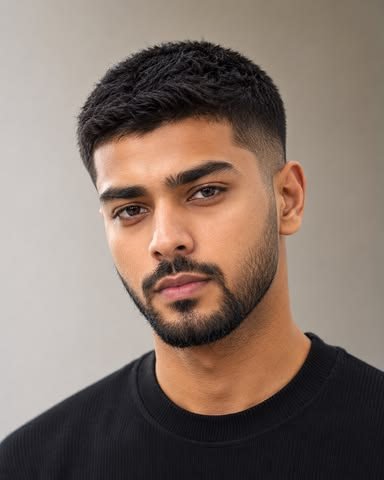
#> input picture sample.jpeg, 384 x 480 px, given in place of sample.jpg, which was not available
$ jupyter execute Object_Detection_Classroom_Code.ipynb   (shell and % lines are left out)   (text cells are left out)
#> lines starting #> are read from the running program, lines starting #| are printed output that depends on the picture; after the words box and inside, x2 and y2 are one past the last pixel; in counts of white or black regions, pixels touching at a corner belong together; long printed decimals are rounded; pictures that were not available may be replaced by others from this repository, and a replacement may not be noted
[cell 1]
import cv2
import numpy as np
import matplotlib.pyplot as plt
from pathlib import Path

print("OpenCV version:", cv2.__version__)

[cell 2]
IMAGE_PATH = "sample.jpg"  # Change to your image file

image = cv2.imread(IMAGE_PATH)
#> image is the input picture: shape (480, 384, 3); mean B, G, R 106, 116.3, 133.8
if image is None:
    raise FileNotFoundError(
        f"Could not load {IMAGE_PATH}. Put the image beside the notebook or update IMAGE_PATH."
    )

rgb = cv2.cvtColor(image, cv2.COLOR_BGR2RGB)
plt.figure(figsize=(10, 6))
plt.imshow(rgb)
plt.title("Input image")
plt.axis("off")
plt.show()

[cell 3]
def draw_box(image_bgr, box, label="object", color=(0, 255, 0)):
    x1, y1, x2, y2 = map(int, box)
    output = image_bgr.copy()
    cv2.rectangle(output, (x1, y1), (x2, y2), color, 2)
    cv2.putText(
        output, label, (x1, max(25, y1 - 8)),
        cv2.FONT_HERSHEY_SIMPLEX, 0.7, color, 2
    )
    return output

h, w = image.shape[:2]
#> h = 480; w = 384
example_box = (int(w * 0.15), int(h * 0.15), int(w * 0.70), int(h * 0.75))
#> example_box = (57, 72, 268, 360)
boxed = draw_box(image, example_box, "example box")
#> in draw_box, `cv2.putText( output, label, (x1, max(25, y1 - 8)), cv2.FONT_HERSHEY_SI..`:
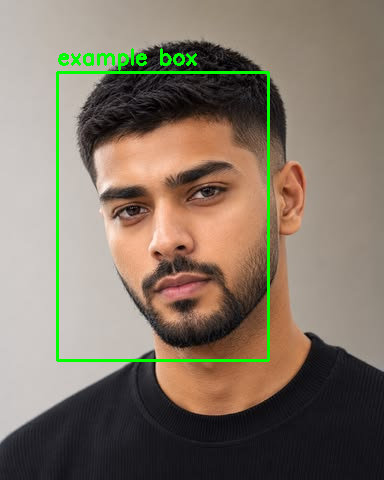
#> output: shape (480, 384, 3); mean B, G, R 103.7, 119.2, 130.9
plt.figure(figsize=(10, 6))
plt.imshow(cv2.cvtColor(boxed, cv2.COLOR_BGR2RGB))
plt.axis("off")
plt.show()

[cell 4]
def box_to_normalized(box, image_width, image_height):
    x1, y1, x2, y2 = box
    return (
        x1 / image_width,
        y1 / image_height,
        x2 / image_width,
        y2 / image_height,
    )

print("Pixel box:", example_box)
#| Pixel box: (57, 72, 268, 360)
print("Normalized box:", box_to_normalized(example_box, w, h))
#| Normalized box: (0.1484, 0.15, 0.6979, 0.75)

[cell 5]
gray = cv2.cvtColor(image, cv2.COLOR_BGR2GRAY)
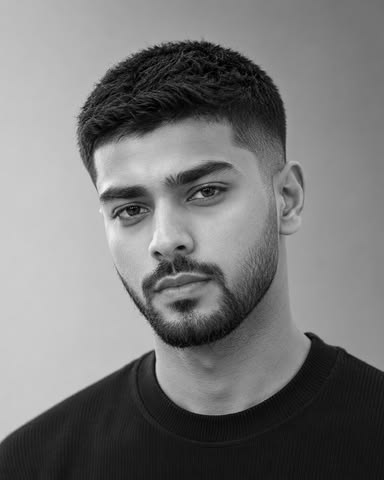
#> gray: shape (480, 384); min 0, max 247, mean 120.4
plt.figure(figsize=(10, 5))
plt.imshow(gray, cmap="gray")
plt.title("Grayscale image")
plt.axis("off")
plt.show()

[cell 6]
corners = cv2.goodFeaturesToTrack(
    gray,
    maxCorners=150,
    qualityLevel=0.01,
    minDistance=8
)
#> corners = 150 rows, first 8: [304, 333], [117, 217], [199, 192], [155, 46], [125, 210], [153, 351], [82, 108], [218, 46]

corner_vis = image.copy()
if corners is not None:
    corners = corners.astype(np.int32)
#> corners = contour of 150 points, box (x1, y1, x2, y2) (78, 41, 383, 397), area 21731
    for corner in corners:
        x, y = corner.ravel()
        cv2.circle(corner_vis, (x, y), 4, (0, 0, 255), -1)
#> this loop made 150 passes
#> (x, y) on passes 1 to 12: (304, 333), (117, 217), (199, 192), (155, 46), (125, 210), (153, 351), (82, 108), (218, 46), (147, 49), (141, 209), (100, 82), (229, 49)
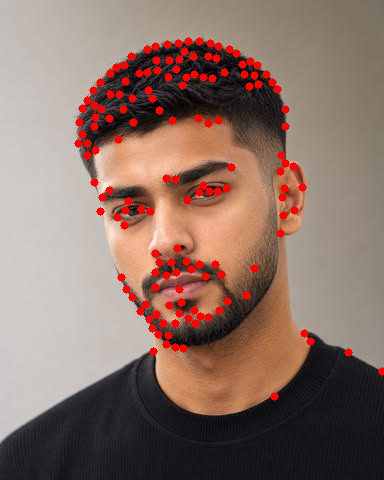
#> corner_vis: shape (480, 384, 3); 3.98% of pixels changed, all inside (x1, y1, x2, y2) = (74, 37, 384, 401)

plt.figure(figsize=(10, 6))
plt.imshow(cv2.cvtColor(corner_vis, cv2.COLOR_BGR2RGB))
plt.title("Shi–Tomasi corners")
plt.axis("off")
plt.show()

[cell 7]
fast = cv2.FastFeatureDetector_create()
fast_keypoints = fast.detect(gray, None)
#> fast_keypoints = 1691 keypoints; strongest (x, y, size): (306, 333, 7), (152, 47, 7), (199, 193, 7), (83, 107, 7)
fast_vis = cv2.drawKeypoints(
    image, fast_keypoints, None,
    color=(0, 255, 0),
    flags=cv2.DRAW_MATCHES_FLAGS_DRAW_RICH_KEYPOINTS
)
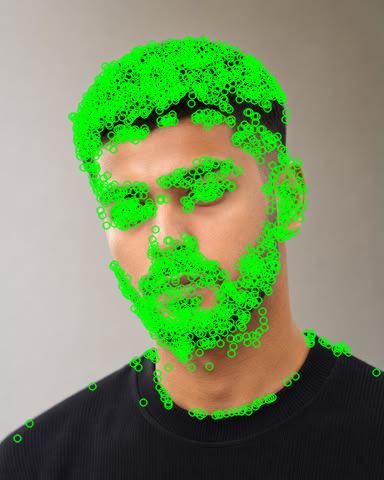
#> fast_vis: shape (480, 384, 3); mean B, G, R 96.1, 143.5, 118.6
print("FAST keypoints:", len(fast_keypoints))
#| FAST keypoints: 1691
plt.figure(figsize=(10, 6))
plt.imshow(cv2.cvtColor(fast_vis, cv2.COLOR_BGR2RGB))
plt.title("FAST keypoints")
plt.axis("off")
plt.show()

[cell 8]
orb = cv2.ORB_create(nfeatures=500)
orb_keypoints, orb_descriptors = orb.detectAndCompute(gray, None)
#> orb_keypoints = 500 keypoints; strongest (x, y, size): (153, 351, 31), (306, 333, 31), (199, 193, 31), (152, 350, 37.2)
orb_vis = cv2.drawKeypoints(
    image, orb_keypoints, None,
    color=(255, 0, 0),
    flags=cv2.DRAW_MATCHES_FLAGS_DRAW_RICH_KEYPOINTS
)
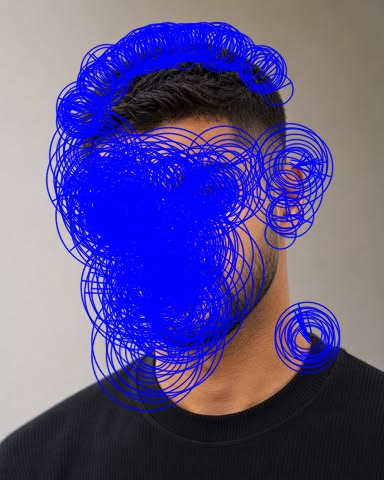
#> orb_vis: shape (480, 384, 3); mean B, G, R 143.9, 83, 92.4
print("ORB keypoints:", len(orb_keypoints))
#| ORB keypoints: 500
print("Descriptor shape:", None if orb_descriptors is None else orb_descriptors.shape)
#| Descriptor shape: (500, 32)
plt.figure(figsize=(10, 6))
plt.imshow(cv2.cvtColor(orb_vis, cv2.COLOR_BGR2RGB))
plt.title("ORB keypoints")
plt.axis("off")
plt.show()

[cell 9]
if hasattr(cv2, "SIFT_create"):
    sift = cv2.SIFT_create()
    sift_keypoints, sift_descriptors = sift.detectAndCompute(gray, None)
#> sift_keypoints = 358 keypoints; strongest (x, y, size): (132, 203, 26.2), (130, 100, 56.1), (156, 254, 4.9), (199, 195, 3.8)
    sift_vis = cv2.drawKeypoints(
        image, sift_keypoints, None,
        flags=cv2.DRAW_MATCHES_FLAGS_DRAW_RICH_KEYPOINTS
    )
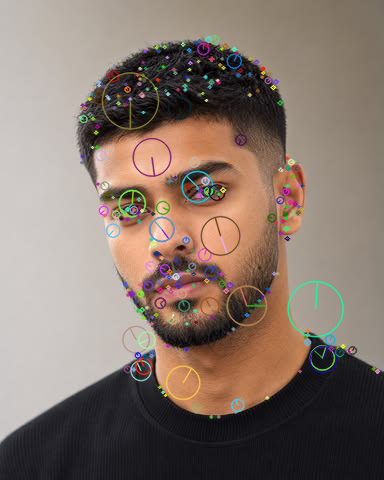
#> sift_vis: shape (480, 384, 3); mean B, G, R 107.7, 117.7, 134
    print("SIFT keypoints:", len(sift_keypoints))
#| SIFT keypoints: 358
    print("SIFT descriptor shape:", None if sift_descriptors is None else sift_descriptors.shape)
#| SIFT descriptor shape: (358, 128)
    plt.figure(figsize=(10, 6))
    plt.imshow(cv2.cvtColor(sift_vis, cv2.COLOR_BGR2RGB))
    plt.title("SIFT keypoints")
    plt.axis("off")
    plt.show()
else:
    print("SIFT is not available in this OpenCV build.")

[cell 10]
if hasattr(cv2, "xfeatures2d") and hasattr(cv2.xfeatures2d, "SURF_create"):
    try:
        surf = cv2.xfeatures2d.SURF_create()
        surf_keypoints, surf_descriptors = surf.detectAndCompute(gray, None)
        print("SURF keypoints:", len(surf_keypoints))
    except cv2.error as exc:
        print("SURF exists but is unavailable in this build/configuration:", exc)
else:
    print("SURF is unavailable in this OpenCV installation. Use SIFT or ORB for the practical.")

[cell 11]
print("ORB descriptor dtype:", None if orb_descriptors is None else orb_descriptors.dtype)
#| ORB descriptor dtype: uint8
print("ORB descriptor shape:", None if orb_descriptors is None else orb_descriptors.shape)
#| ORB descriptor shape: (500, 32)
print("Binary descriptors are commonly matched with Hamming distance.")

[cell 12]
hog = cv2.HOGDescriptor()
hog_vis = image.copy()
print("HOG descriptor window size:", hog.winSize)
#| HOG descriptor window size: (64, 128)
print("HOG block size:", hog.blockSize)
#| HOG block size: (16, 16)
print("HOG cell size:", hog.cellSize)
#| HOG cell size: (8, 8)
print("HOG block stride:", hog.blockStride)
#| HOG block stride: (8, 8)

[cell 13]
hog.setSVMDetector(cv2.HOGDescriptor_getDefaultPeopleDetector())
rectangles, weights = hog.detectMultiScale(
    image,
    winStride=(8, 8),
    padding=(8, 8),
    scale=1.05
)
#> rectangles = (); weights = ()
hog_result = image.copy()
for (x, y, bw, bh), weight in zip(rectangles, weights):
    cv2.rectangle(hog_result, (x, y), (x + bw, y + bh), (0, 255, 0), 2)
    cv2.putText(hog_result, f"person {float(weight):.2f}", (x, max(20, y-5)),
                cv2.FONT_HERSHEY_SIMPLEX, 0.55, (0,255,0), 2)
#> this loop made 0 passes
print("Pedestrian detections:", len(rectangles))
#| Pedestrian detections: 0
plt.figure(figsize=(10, 6))
plt.imshow(cv2.cvtColor(hog_result, cv2.COLOR_BGR2RGB))
plt.title("HOG + SVM pedestrian detection")
plt.axis("off")
plt.show()

[cell 14]
from pathlib import Path

PROTOTXT = Path("models/MobileNetSSD_deploy.prototxt")
CAFFEMODEL = Path("models/MobileNetSSD_deploy.caffemodel")

if not PROTOTXT.exists() or not CAFFEMODEL.exists():
    print("SSD model files not found. Put both files in ./models to run SSD inference.")
else:
    CLASSES = [
        "background", "aeroplane", "bicycle", "bird", "boat", "bottle",
        "bus", "car", "cat", "chair", "cow", "diningtable", "dog", "horse",
        "motorbike", "person", "pottedplant", "sheep", "sofa", "train", "tvmonitor"
    ]
    net = cv2.dnn.readNetFromCaffe(str(PROTOTXT), str(CAFFEMODEL))
    blob = cv2.dnn.blobFromImage(
        cv2.resize(image, (300, 300)),
        scalefactor=0.007843,
        size=(300, 300),
        mean=127.5
    )
    net.setInput(blob)
    detections = net.forward()
    output = image.copy()
    confidence_threshold = 0.45
    height, width = output.shape[:2]

    for i in range(detections.shape[2]):
        confidence = float(detections[0, 0, i, 2])
        class_id = int(detections[0, 0, i, 1])
        if confidence < confidence_threshold:
            continue
        x1, y1, x2, y2 = (detections[0, 0, i, 3:7] * np.array([width, height, width, height])).astype(int)
        x1, y1 = max(0, x1), max(0, y1)
        x2, y2 = min(width-1, x2), min(height-1, y2)
        label = CLASSES[class_id] if 0 <= class_id < len(CLASSES) else str(class_id)
        cv2.rectangle(output, (x1, y1), (x2, y2), (0, 255, 0), 2)
        cv2.putText(output, f"{label}: {confidence:.2f}", (x1, max(20, y1-5)),
                    cv2.FONT_HERSHEY_SIMPLEX, 0.55, (0,255,0), 2)

    plt.figure(figsize=(12, 7))
    plt.imshow(cv2.cvtColor(output, cv2.COLOR_BGR2RGB))
    plt.title("SSD detections")
    plt.axis("off")
    plt.show()

[cell 15]
candidate_boxes = [
    [40, 50, 180, 200],
    [45, 55, 178, 198],
    [220, 70, 350, 210],
]
scores = [0.92, 0.78, 0.88]
# OpenCV NMSBoxes expects boxes as (x, y, width, height).
xywh_boxes = [[x1, y1, x2-x1, y2-y1] for x1, y1, x2, y2 in candidate_boxes]
keep = cv2.dnn.NMSBoxes(xywh_boxes, scores, score_threshold=0.3, nms_threshold=0.4)
#> keep = [0, 2]
print("Kept candidate indices:", keep)
#| Kept candidate indices: [0 2]
